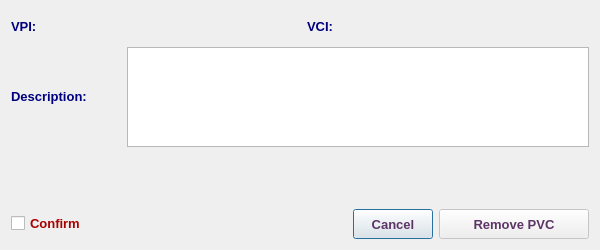
<?xml version="1.0" encoding="UTF-8"?>
<ui version="4.0">
 <class>RemovePvcRefDialog</class>
 <widget class="QDialog" name="RemovePvcRefDialog">
  <property name="windowModality">
   <enum>Qt::NonModal</enum>
  </property>
  <property name="geometry">
   <rect>
    <x>0</x>
    <y>0</y>
    <width>600</width>
    <height>250</height>
   </rect>
  </property>
  <property name="minimumSize">
   <size>
    <width>600</width>
    <height>250</height>
   </size>
  </property>
  <property name="maximumSize">
   <size>
    <width>601</width>
    <height>251</height>
   </size>
  </property>
  <property name="font">
   <font>
    <family>Tahoma</family>
    <pointsize>10</pointsize>
   </font>
  </property>
  <property name="windowTitle">
   <string>Remove PVC Reference</string>
  </property>
  <property name="windowIcon">
   <iconset resource="../../../../image.qrc">
    <normaloff>:/Image/remove.png</normaloff>:/Image/remove.png</iconset>
  </property>
  <layout class="QVBoxLayout" name="verticalLayout_2">
   <item>
    <layout class="QHBoxLayout" name="horizontalLayout">
     <item>
      <widget class="QLabel" name="label">
       <property name="minimumSize">
        <size>
         <width>110</width>
         <height>30</height>
        </size>
       </property>
       <property name="maximumSize">
        <size>
         <width>110</width>
         <height>30</height>
        </size>
       </property>
       <property name="font">
        <font>
         <family>Tahoma</family>
         <pointsize>10</pointsize>
         <weight>75</weight>
         <bold>true</bold>
        </font>
       </property>
       <property name="styleSheet">
        <string notr="true">color: rgb(0, 0, 127);</string>
       </property>
       <property name="text">
        <string>VPI:</string>
       </property>
       <property name="alignment">
        <set>Qt::AlignLeading|Qt::AlignLeft|Qt::AlignVCenter</set>
       </property>
      </widget>
     </item>
     <item>
      <widget class="QLabel" name="vpiLbl">
       <property name="minimumSize">
        <size>
         <width>100</width>
         <height>30</height>
        </size>
       </property>
       <property name="maximumSize">
        <size>
         <width>100</width>
         <height>30</height>
        </size>
       </property>
       <property name="font">
        <font>
         <family>Tahoma</family>
         <pointsize>10</pointsize>
         <weight>75</weight>
         <bold>true</bold>
        </font>
       </property>
       <property name="styleSheet">
        <string notr="true">color: rgb(85, 0, 127);</string>
       </property>
       <property name="text">
        <string/>
       </property>
       <property name="alignment">
        <set>Qt::AlignLeading|Qt::AlignLeft|Qt::AlignVCenter</set>
       </property>
       <property name="wordWrap">
        <bool>true</bool>
       </property>
      </widget>
     </item>
     <item>
      <widget class="QLabel" name="label_3">
       <property name="minimumSize">
        <size>
         <width>100</width>
         <height>30</height>
        </size>
       </property>
       <property name="maximumSize">
        <size>
         <width>100</width>
         <height>30</height>
        </size>
       </property>
       <property name="font">
        <font>
         <family>Tahoma</family>
         <pointsize>10</pointsize>
         <weight>75</weight>
         <bold>true</bold>
        </font>
       </property>
       <property name="styleSheet">
        <string notr="true">color: rgb(0, 0, 127);</string>
       </property>
       <property name="text">
        <string>VCI:</string>
       </property>
       <property name="alignment">
        <set>Qt::AlignRight|Qt::AlignTrailing|Qt::AlignVCenter</set>
       </property>
      </widget>
     </item>
     <item>
      <widget class="QLabel" name="vciLbl">
       <property name="minimumSize">
        <size>
         <width>100</width>
         <height>30</height>
        </size>
       </property>
       <property name="maximumSize">
        <size>
         <width>100</width>
         <height>30</height>
        </size>
       </property>
       <property name="font">
        <font>
         <family>Tahoma</family>
         <pointsize>10</pointsize>
         <weight>75</weight>
         <bold>true</bold>
        </font>
       </property>
       <property name="styleSheet">
        <string notr="true">color: rgb(85, 0, 127);</string>
       </property>
       <property name="text">
        <string/>
       </property>
       <property name="alignment">
        <set>Qt::AlignLeading|Qt::AlignLeft|Qt::AlignVCenter</set>
       </property>
       <property name="wordWrap">
        <bool>true</bool>
       </property>
      </widget>
     </item>
     <item>
      <spacer name="horizontalSpacer_6">
       <property name="font">
        <font>
         <family>Tahoma</family>
         <pointsize>10</pointsize>
        </font>
       </property>
       <property name="orientation">
        <enum>Qt::Horizontal</enum>
       </property>
       <property name="sizeHint" stdset="0">
        <size>
         <width>40</width>
         <height>20</height>
        </size>
       </property>
      </spacer>
     </item>
    </layout>
   </item>
   <item>
    <layout class="QHBoxLayout" name="horizontalLayout_2">
     <item>
      <widget class="QLabel" name="label_2">
       <property name="minimumSize">
        <size>
         <width>110</width>
         <height>25</height>
        </size>
       </property>
       <property name="maximumSize">
        <size>
         <width>110</width>
         <height>25</height>
        </size>
       </property>
       <property name="font">
        <font>
         <family>Tahoma</family>
         <pointsize>10</pointsize>
         <weight>75</weight>
         <bold>true</bold>
        </font>
       </property>
       <property name="styleSheet">
        <string notr="true">color: rgb(0, 0, 127);</string>
       </property>
       <property name="text">
        <string>Description:</string>
       </property>
      </widget>
     </item>
     <item>
      <widget class="QTextEdit" name="descTE">
       <property name="minimumSize">
        <size>
         <width>420</width>
         <height>100</height>
        </size>
       </property>
       <property name="maximumSize">
        <size>
         <width>800</width>
         <height>100</height>
        </size>
       </property>
       <property name="font">
        <font>
         <family>Tahoma</family>
         <pointsize>10</pointsize>
         <weight>75</weight>
         <bold>true</bold>
        </font>
       </property>
       <property name="styleSheet">
        <string notr="true">color: rgb(85, 0, 127);</string>
       </property>
       <property name="readOnly">
        <bool>true</bool>
       </property>
      </widget>
     </item>
    </layout>
   </item>
   <item>
    <spacer name="verticalSpacer">
     <property name="font">
      <font>
       <family>Tahoma</family>
       <pointsize>10</pointsize>
      </font>
     </property>
     <property name="orientation">
      <enum>Qt::Vertical</enum>
     </property>
     <property name="sizeHint" stdset="0">
      <size>
       <width>20</width>
       <height>40</height>
      </size>
     </property>
    </spacer>
   </item>
   <item>
    <layout class="QHBoxLayout" name="horizontalLayout_5">
     <item>
      <widget class="QCheckBox" name="checkBox">
       <property name="font">
        <font>
         <family>Tahoma</family>
         <pointsize>10</pointsize>
         <weight>75</weight>
         <bold>true</bold>
        </font>
       </property>
       <property name="styleSheet">
        <string notr="true">color: rgb(170, 0, 0);</string>
       </property>
       <property name="text">
        <string>Confirm</string>
       </property>
      </widget>
     </item>
     <item>
      <spacer name="horizontalSpacer">
       <property name="font">
        <font>
         <family>Tahoma</family>
         <pointsize>10</pointsize>
        </font>
       </property>
       <property name="orientation">
        <enum>Qt::Horizontal</enum>
       </property>
       <property name="sizeHint" stdset="0">
        <size>
         <width>40</width>
         <height>20</height>
        </size>
       </property>
      </spacer>
     </item>
     <item>
      <widget class="QPushButton" name="cancelBtn">
       <property name="sizePolicy">
        <sizepolicy hsizetype="Preferred" vsizetype="Preferred">
         <horstretch>0</horstretch>
         <verstretch>0</verstretch>
        </sizepolicy>
       </property>
       <property name="minimumSize">
        <size>
         <width>80</width>
         <height>30</height>
        </size>
       </property>
       <property name="maximumSize">
        <size>
         <width>150</width>
         <height>30</height>
        </size>
       </property>
       <property name="font">
        <font>
         <family>Tahoma</family>
         <pointsize>10</pointsize>
         <weight>75</weight>
         <bold>true</bold>
        </font>
       </property>
       <property name="styleSheet">
        <string notr="true">color: rgb(92, 53, 102);</string>
       </property>
       <property name="text">
        <string>Cancel</string>
       </property>
      </widget>
     </item>
     <item>
      <widget class="QPushButton" name="removeBtn">
       <property name="enabled">
        <bool>false</bool>
       </property>
       <property name="sizePolicy">
        <sizepolicy hsizetype="Preferred" vsizetype="Preferred">
         <horstretch>0</horstretch>
         <verstretch>0</verstretch>
        </sizepolicy>
       </property>
       <property name="minimumSize">
        <size>
         <width>150</width>
         <height>30</height>
        </size>
       </property>
       <property name="maximumSize">
        <size>
         <width>200</width>
         <height>30</height>
        </size>
       </property>
       <property name="font">
        <font>
         <family>Tahoma</family>
         <pointsize>10</pointsize>
         <weight>75</weight>
         <bold>true</bold>
        </font>
       </property>
       <property name="styleSheet">
        <string notr="true">color: rgb(92, 53, 102);</string>
       </property>
       <property name="text">
        <string>Remove PVC</string>
       </property>
       <property name="icon">
        <iconset resource="../../../../image.qrc">
         <normaloff>:/Image/remove.png</normaloff>:/Image/remove.png</iconset>
       </property>
       <property name="iconSize">
        <size>
         <width>20</width>
         <height>20</height>
        </size>
       </property>
      </widget>
     </item>
    </layout>
   </item>
  </layout>
 </widget>
 <tabstops>
  <tabstop>descTE</tabstop>
  <tabstop>checkBox</tabstop>
  <tabstop>removeBtn</tabstop>
  <tabstop>cancelBtn</tabstop>
 </tabstops>
 <resources>
  <include location="../../../../image.qrc"/>
 </resources>
 <connections/>
</ui>
